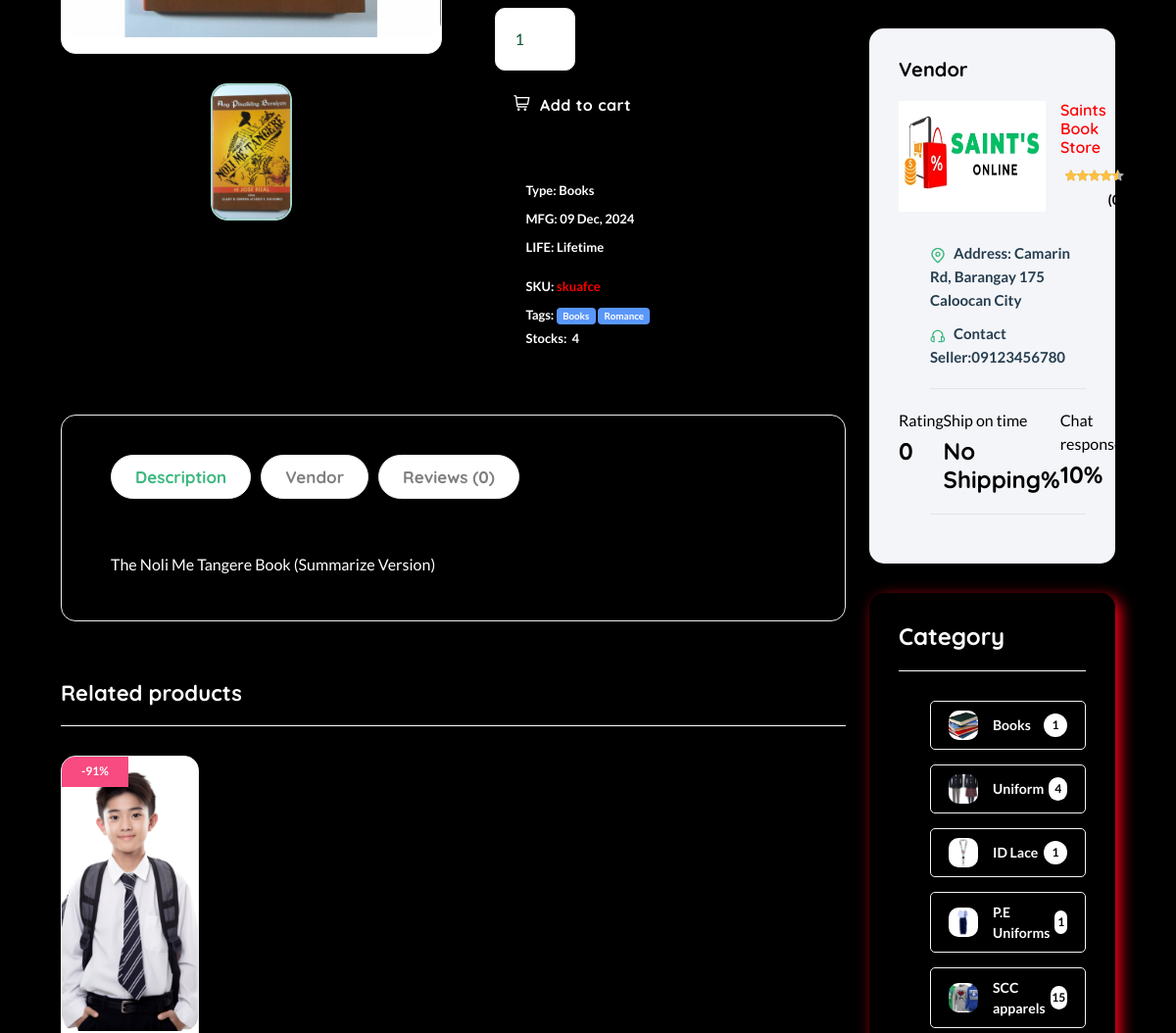
/product/5533d5ch2b/ (middle part), run on an earlier commit of the app's database.
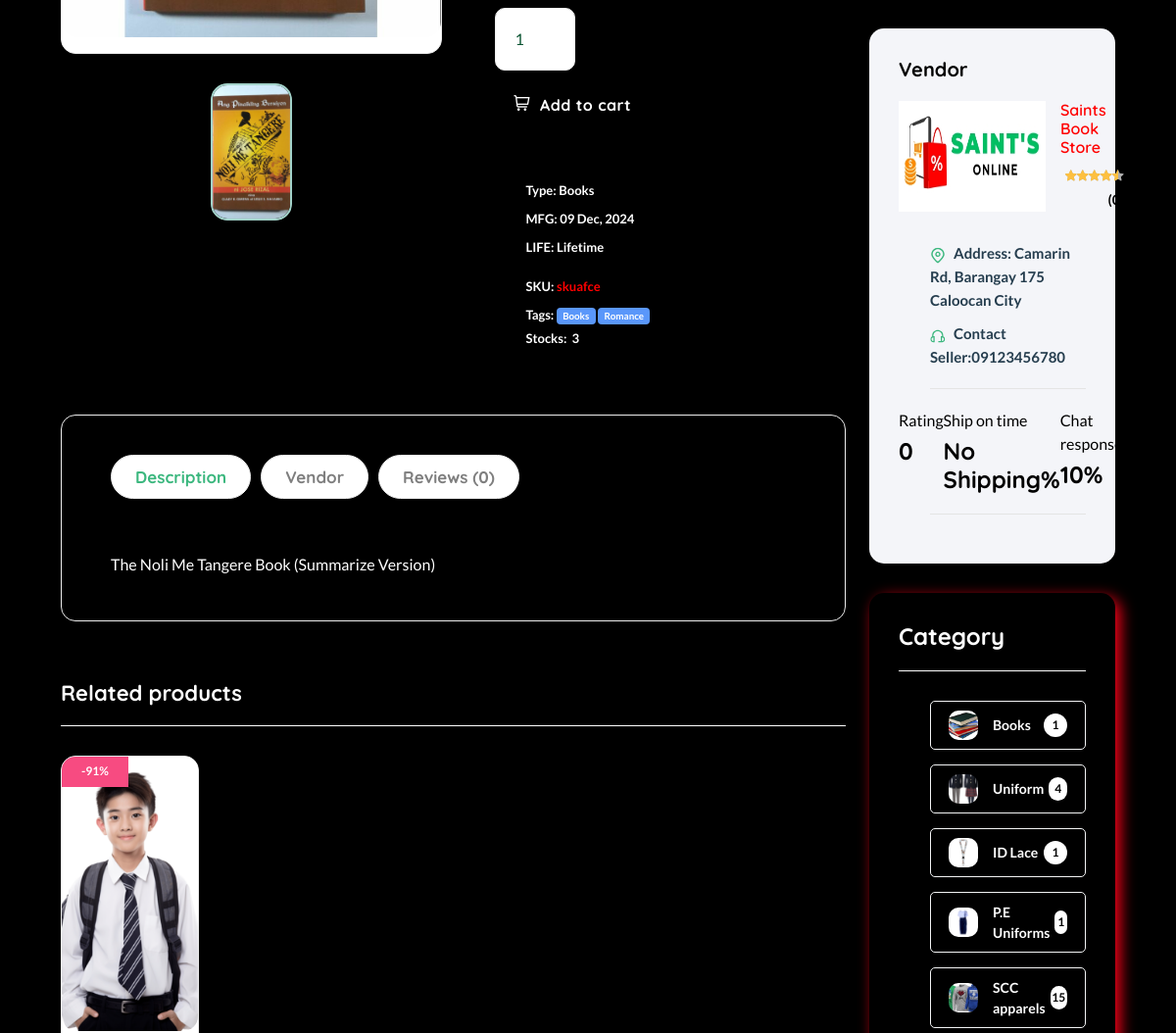
And on a later commit of the database.
### core/models.py (models this page shows, shortened)
class Product(models.Model):
    pid = ShortUUIDField(unique=True, length=10, max_length=20, alphabet="abcdefgh12345")
    user = models.ForeignKey(User, on_delete=models.SET_NULL, null=True)
    category = models.ForeignKey(Category, on_delete=models.SET_NULL, null=True, related_name="category")
    vendor = models.ForeignKey(Vendor, on_delete=models.SET_NULL, null=True, related_name="product")
    title = models.CharField(max_length=100, default="Fresh Pear")
    image = models.ImageField(upload_to=user_directory_path, default="product.jpg")
    description = models.TextField(null=True, blank=True, default="This is the product")
    price = models.DecimalField(max_digits=12, decimal_places=2, default="0.00")
    old_price = models.DecimalField(max_digits=12, decimal_places=2, default="2.99", blank=True)
    vat = models.DecimalField(max_digits=12, decimal_places=2, default="0.00")
    cost = models.DecimalField(max_digits=12, decimal_places=2, default="0.00")
    specifications = models.TextField(null=True, blank=True)
    type = models.CharField(max_length=100, default="What is the product type?", null=True, blank=True)
    stock_count = models.IntegerField(default=0, null=True, blank=True)
    life = models.CharField(max_length=100, default="item life spand?", null=True, blank=True)
    mfd = models.DateField(auto_now_add=False, null=True, blank=True)
    tags = models.ManyToManyField(ProductTag, blank=True, related_name="products")
    product_status = models.CharField(choices=STATUS, max_length=100, default="In Review")
    status = models.BooleanField(default=True)
    in_stock = models.BooleanField(default=True)
    featured = models.BooleanField(default=True)
    digital = models.BooleanField(default=False)
    sku = ShortUUIDField(unique=True, length=4, max_length=10, prefix="sku", alphabet="abcdefgh")
    date = models.DateField(auto_now_add=True)
    updated = models.DateField(auto_now=True)
    class Meta:
        verbose_name_plural = "Product"
    def get_precentage(self):
        if self.old_price == 0:
            return "N/A"  # or any other custom string
        new_price = (self.price / self.old_price) * 100
        return new_price

class Vendor(models.Model):
    vid = ShortUUIDField(unique=True, length=10, max_length=20, prefix="ven", alphabet="abcdefgh12345")
    title = models.CharField(max_length=100, default="Shop Name Here")
    image = models.ImageField(upload_to=user_directory_path, default="vendor.jpg")
    cover_image = models.ImageField(upload_to=user_directory_path, default="vendor.jpg")
    description = models.TextField(null=True, blank=True, default="SAINT'S STORE")
    address = models.CharField(max_length=100, default="123 Main Street.")
    contact = models.CharField(max_length=100, default="+123 (456) 789")
    chat_resp_time = models.CharField(max_length=100, default="100")
    shipping_on_time = models.CharField(max_length=100, default="100")
    authentic_rating = models.CharField(max_length=100, default="100")
    days_return = models.CharField(max_length=100, default="100")
    warranty_period = models.CharField(max_length=100, default="100")
    user = models.ForeignKey(User, on_delete=models.SET_NULL, null=True)
    date = models.DateTimeField(auto_now_add=True, null=True, blank=True)
    class Meta:
        verbose_name_plural = "Shop Management"

### core/views.py (the view, shortened to what this page needs)
# urls.py: path("product/<pid>/", product_detail_view, name="product-detail"),
def product_detail_view(request, pid):
    product = Product.objects.get(pid=pid)
    related_by_tags = Product.objects.filter(tags__in=product.tags.all()).exclude(pid=pid)
    products = Product.objects.filter(category=product.category).exclude(pid=pid)
    related_products = (products | related_by_tags).distinct()
    reviews = ProductReview.objects.filter(product=product)
    rating_counts = {str(i): reviews.filter(rating=i).count() for i in range(1, 6)}
    average_rating = ProductReview.objects.filter(product=product).aggregate(rating=Avg('rating'))
    review_form = ProductReviewForm()
    make_review = False
    p_image = product.p_images.all()
    context = {
        "p": product,
        "make_review": make_review,
        "review_form": review_form,
        "p_image": p_image,
        "average_rating": average_rating,
        "reviews": reviews,
        "products":  products,
        "products": related_products,
        "tags": product.tags.all(),
        'rating_counts': rating_counts,
    }
    return render(request, 'core/product-detail.html', context)

### core/forms.py
class ProductReviewForm(forms.ModelForm):
    review = forms.CharField(widget=forms.Textarea(attrs={'placeholder': "Write Review"}))
    class Meta:
        model = ProductReview
        fields = ['rating', 'review']

### core/context_processor.py (called while the page is built)
def default(request):
    categories = Category.objects.all()
    vendors = Vendor.objects.all()
    min_max_price = Product.objects.aggregate(Min("price"), Max("price"))
    try:
        address = Address.objects.get(user=request.user)
    except:
        address = None
    return {
        'categories': categories,
        'address':address,
        'vendors': vendors,
        'min_max_price':min_max_price
    }

### core/models.py (called while the page is built)
    def product_count(self):
        return Product.objects.filter(category=self).count()

### templates/core/product-detail.html (shortened to what the changed rows need)
{% extends 'partial/base.html' %}
{% load static %}
{% block page %}
<link rel="stylesheet" href="//cdnjs.cloudflare.com/ajax/libs/highlight.js/10.0.3/styles/default.min.css">
<link rel="stylesheet" href="{% static 'assets/css/prism.css' %}">
    <main class="main">
        <div class="container mb-30">
            <div class="row">
                <div class="col-xl-11 col-lg-12 m-auto">
                    <div class="row">
                        <div class="col-xl-9">
                            <div class="product-detail accordion-detail">
                                <div class="row mb-50 mt-30">
                                    <div class="col-md-6 col-sm-12 col-xs-12 mb-md-0 mb-sm-5">
                                        <div class="detail-gallery">
                                            <div class="product-image-slider">
                                                <figure class="border-radius-10">
                                                    <img src="{{p.image.url}}" alt="product image" />
                                                </figure>
                                            </div>
                                            <div class="slider-nav-thumbnails">
                                                <div><img style="width: 140px; height: 140px; object-fit: cover;"  src="{{p.image.url}}" alt="product image" /></div>
                                            </div>
                                        </div>
                                    </div>
                                    <div class="col-md-6 col-sm-12 col-xs-12">
                                        <div class="detail-info pr-30 pl-30">
                                            <div class="detail-extralink mb-50">
                                                    <br>
                                                    <input style="color:rgb(9, 83, 49);" type="number" value="1" name="" id="product-quantity" class="w-25 mb-10 product-quantity-{{ p.id }}" style="color: aliceblue;">
                                                    <br>
                                                <div class="product-extra-link2" style="color: aliceblue;">
                                                    <button type="submit" class="button button-add-to-cart add-to-cart-btn" data-index="{{ p.id }}" id="add-to-cart-btn" ></button>
                                                </div>
                                            </div>
                                            <div class="font-xs">
                                                <ul class="mr-50 float-start">
                                                    <li class="mb-5">Type: <span class="text-brand">{{p.type}}</span></li>
                                                    <li class="mb-5">MFG:<span class="text-brand"> {{p.mfd|date:"d M, Y"}}</span></li>
                                                    <li>LIFE: <span class="text-brand">{{ p.life }}</span></li>
                                                </ul>
                                                <ul class="float-start">
                                                    <li class="mb-5">SKU: <a href="#">{{p.sku}}</a></li>
                                                    <li>Stocks:<span class="in-stock text-brand ml-5">{{p.stock_count}}</span></li>
                                                </ul>
                                            </div>
                                        </div>
                                    </div>
                                </div>
                                <div class="product-info">
                                    <div class="tab-style3">
                                        <div class="tab-content shop_info_tab entry-main-content">
                                            <div class="tab-pane fade show active" id="Description">
                                                <div class="">
                                                    <p>
                                                        {{p.description|safe}}
                                                    </p>
                                                </div>
                                            </div>
                                        </div>
                                    </div>
                                </div>
                                <div class="row mt-60">
                                    {% if products %}
                                    <div class="col-12">
                                        <h2 class="section-title style-1 mb-30">Related products</h2>
                                    </div>
                                    {% endif %}
                                </div>
                            </div>
                        </div>
                        <div class="col-xl-3 primary-sidebar sticky-sidebar mt-30">
                            <div class="sidebar-widget widget-vendor mb-30 bg-grey-9 box-shadow-none">
                                <div class="vendor-logo d-flex mb-30">
                                    <img src="{{p.vendor.image.url}}" alt="" />
                                    <div class="vendor-name ml-15">
                                        <h6>
                                            <a href="vendor-details-2.html">{{p.vendor.title}}</a>
                                        </h6>
                                        <div class="product-rate-cover text-end">
                                        </div>
                                    </div>
                                </div>
                                <ul class="contact-infor">
                                    <li><img src="{% static 'assets/imgs/theme/icons/icon-location.svg' %}" alt="" /><strong>Address: </strong> <span>{{p.vendor.address}}</span></li>
                                    <li><img src="{% static 'assets/imgs/theme/icons/icon-contact.svg' %}" alt="" /><strong>Contact Seller:</strong><span>{{p.vendor.contact}}</span></li>
                                </ul>
                                <div class="d-flex justify-content-between">
                                    <div >
                                        <p style="color:black;">Ship on time</p>
                                        <h4 style="color:black;" style="background-color:rgb(255, 255, 255);" class="mb-0">{{p.vendor.shipping_on_time}}%</h4>
                                    </div>
                                    <div>
                                        <p style="color:black;"  >Chat response</p>
                                        <h4 style="color:black;" style="background-color:rgb(255, 255, 255);"class="mb-0">{{p.vendor.chat_resp_time}}%</h4>
                                    </div>
                                </div>
                            </div>
                        </div>
                    </div>
                </div>
            </div>
        </div>
    </main>
{% endblock page %}

What changed in the data, as far as the page shows it:
changed Product "The Noli Me Tangere Book (Summarize Version)": stock_count "4" → "3"
